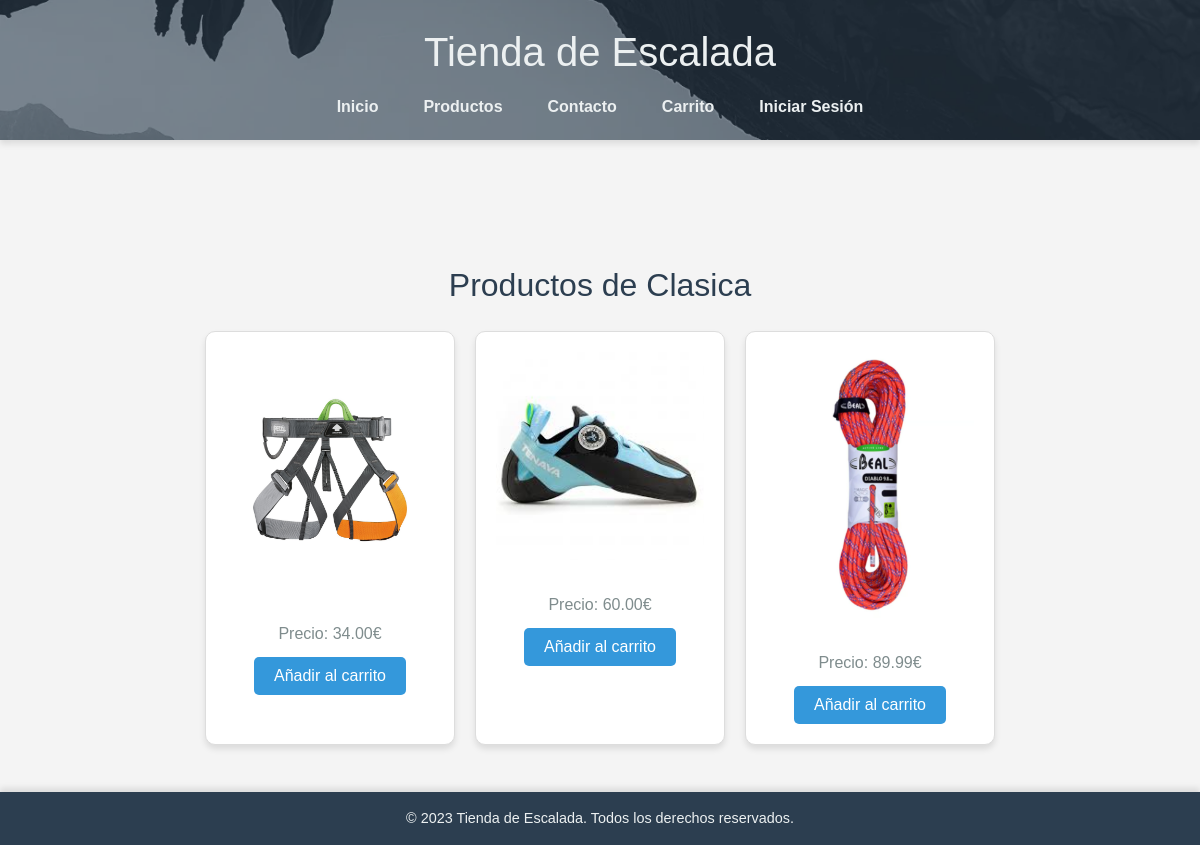
The page /index.php?action=productos&tipo=clasica on the database its author committed.
### tables this page shows
CREATE TABLE productos (
    id INT AUTO_INCREMENT PRIMARY KEY,
    nombre VARCHAR(100) NOT NULL,
    descripcion TEXT NOT NULL,
    precio DECIMAL(10, 2) NOT NULL,
    imagen VARCHAR(255) NOT NULL,
    tipo ENUM('indoor', 'clasica', 'alta_montana') NOT NULL
);

### miproyecto/controllers/ProductosController.php (called while the page is built, shortened)
<?php
require_once __DIR__ . '/../Models/ProductosDAO.php';
$productosDAO = new ProductosDAO();
$tipo = $_GET['tipo'] ?? '';
if (!empty($tipo)) {
    $productos = $productosDAO->getProductosByTipo($tipo);
    $titulo = "Productos de " . ucfirst($tipo);
} else {
    $productos = $productosDAO->getAllProductos();
    $titulo = "Todos los productos";
}
require __DIR__ . '/../Vistas/productos.php';
?>

### miproyecto/Models/ProductosDAO.php (called while the page is built, shortened)
<?php
require_once __DIR__ . '/../db/database.php';
class ProductosDAO {
    private $conn;
    public function __construct() {
        global $conn;
        $this->conn = $conn;
    }
    public function getProductosByTipo($tipo) {
        $stmt = $this->conn->prepare("SELECT * FROM productos WHERE tipo = ?");
        $stmt->execute([$tipo]);
        return $stmt->fetchAll(PDO::FETCH_ASSOC);
    }
}
?>

### miproyecto/Vistas/productos.php (the view, shortened to what this page needs)
<?php
require_once __DIR__ . '/../includes/header.php';
?>
<section class="productos-recomendados">
    <h2><?= htmlspecialchars($titulo) ?></h2>
    <div class="productos">
        <?php if (!empty($productos)): ?>
            <?php foreach ($productos as $producto): ?>
                <div class="producto">
                    <a href="index.php?action=ver_producto&id=<?= $producto['id'] ?>">
                    <img src="/miproyecto/imagenes/<?= htmlspecialchars($producto['imagen']) ?>"
                    alt="<?= htmlspecialchars($producto['nombre']) ?>"></h3>
                    </a>
                    <p>Precio: <?= htmlspecialchars($producto['precio']) ?>€</p>
                    <form method="POST" action="index.php?action=añadir_al_carrito">
                        <button type="submit" name="añadir">Añadir al carrito</button>
                    </form>
                </div>
            <?php endforeach; ?>
        <?php else: ?>
            <p>No hay productos disponibles en esta categoría.</p>
        <?php endif; ?>
    </div>
</section>
<?php
require_once __DIR__ . '/../includes/footer.php';
?>

### miproyecto/styles.css (style rules this page uses)
* { margin: 0; padding: 0; box-sizing: border-box; }
body, h1, h2, h3, p, a, ul, li { margin: 0; padding: 0; font-size: 100%; font-weight: normal; text-decoration: none; list-style: none; }
body { font-family: 'Arial', sans-serif; background-color: #f4f4f4; color: #333; line-height: 1.6; }
a { color: inherit; }
.productos-recomendados { padding: 40px 20px; max-width: 1200px; margin: 0 auto; }
.productos-recomendados h2 { font-size: 2rem; color: #2c3e50; margin-bottom: 20px; text-align: center; }
.productos { display: flex; justify-content: center; flex-wrap: wrap; gap: 20px; }
.producto { background-color: #fff; border: 1px solid #ddd; border-radius: 10px; padding: 20px; width: 250px; text-align: center; box-shadow: 0 4px 6px rgba(0, 0, 0, 0.1); transition: transform 0.3s ease, box-shadow 0.3s ease; }
.producto img { max-width: 100%; height: auto; border-radius: 10px; margin-bottom: 15px; }
.producto p { font-size: 1rem; color: #7f8c8d; margin: 10px 0; }
.producto button { background-color: #3498db; color: #fff; border: none; padding: 10px 20px; border-radius: 5px; cursor: pointer; font-size: 1rem; transition: background-color 0.3s ease; }

### rows shown on the page
productos: imagen (picture), precio "34.00"
productos: imagen (picture), precio "60.00"
productos: imagen (picture), precio "89.99"

### other values the page prints
$titulo "Productos de Clasica"
